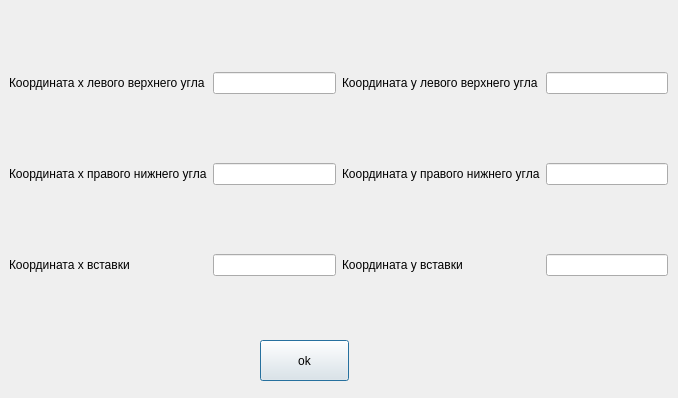
<?xml version="1.0" encoding="UTF-8"?>
<ui version="4.0">
 <class>Dialog</class>
 <widget class="QDialog" name="Dialog">
  <property name="geometry">
   <rect>
    <x>0</x>
    <y>0</y>
    <width>678</width>
    <height>398</height>
   </rect>
  </property>
  <property name="windowTitle">
   <string>Image Editor</string>
  </property>
  <widget class="QWidget" name="gridLayoutWidget">
   <property name="geometry">
    <rect>
     <x>9</x>
     <y>9</y>
     <width>659</width>
     <height>331</height>
    </rect>
   </property>
   <layout class="QGridLayout" name="gridLayout">
    <item row="1" column="0">
     <widget class="QLabel" name="label_2">
      <property name="text">
       <string>Координата х правого нижнего угла</string>
      </property>
     </widget>
    </item>
    <item row="2" column="2">
     <widget class="QLabel" name="label_6">
      <property name="text">
       <string>Координата y вставки</string>
      </property>
     </widget>
    </item>
    <item row="0" column="1">
     <widget class="QLineEdit" name="left_top_x"/>
    </item>
    <item row="0" column="0">
     <widget class="QLabel" name="label">
      <property name="text">
       <string>Координата х левого верхнего угла</string>
      </property>
     </widget>
    </item>
    <item row="0" column="3">
     <widget class="QLineEdit" name="left_top_y"/>
    </item>
    <item row="1" column="2">
     <widget class="QLabel" name="label_4">
      <property name="text">
       <string>Координата y правого нижнего угла</string>
      </property>
     </widget>
    </item>
    <item row="1" column="3">
     <widget class="QLineEdit" name="right_bottom_y"/>
    </item>
    <item row="2" column="1">
     <widget class="QLineEdit" name="destination_x"/>
    </item>
    <item row="1" column="1">
     <widget class="QLineEdit" name="right_bottom_x"/>
    </item>
    <item row="2" column="0">
     <widget class="QLabel" name="label_5">
      <property name="text">
       <string>Координата х вставки</string>
      </property>
     </widget>
    </item>
    <item row="2" column="3">
     <widget class="QLineEdit" name="destination_y"/>
    </item>
    <item row="0" column="2">
     <widget class="QLabel" name="label_3">
      <property name="text">
       <string>Координата y левого верхнего угла</string>
      </property>
     </widget>
    </item>
   </layout>
  </widget>
  <widget class="QPushButton" name="pushButton">
   <property name="geometry">
    <rect>
     <x>260</x>
     <y>340</y>
     <width>89</width>
     <height>41</height>
    </rect>
   </property>
   <property name="text">
    <string>ok</string>
   </property>
  </widget>
 </widget>
 <resources/>
 <connections/>
</ui>
